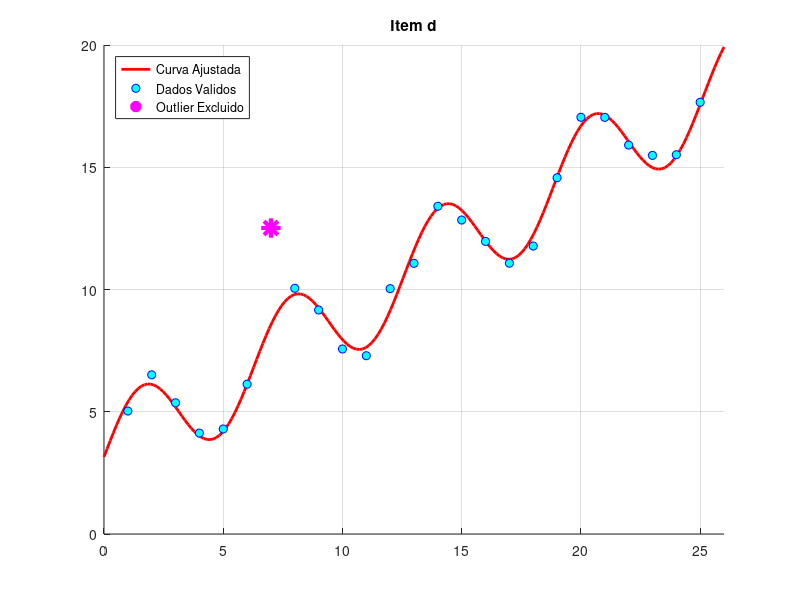

MATLAB code for this plot:
% ==================================================
% SCRIPT DEFINITIVO DO ITEM D (CORRIGIDO)
% Copia e Cola Tudo isso de uma vez no Octave
% ==================================================

% --- 1. DADOS ORIGINAIS E LIMPEZA (Repetindo para garantir contexto) ---
t_orig = linspace(1,25,25);
y_orig = [5.0291 6.5099 5.3666 4.1272 4.2948 6.1261 12.5140 10.0502 9.1614 7.5677 7.2920 10.0357 11.0708 13.4045 12.8415 11.9666 11.0765 11.7774 14.5701 17.0440 17.0398 15.9069 15.4850 15.5112 17.6572];

% Criando cópias para limpar
t_clean = t_orig;
y_clean = y_orig;

% Removendo o 7º elemento (t=7, outlier)
t_clean(7) = [];
y_clean(7) = [];

% --- 2. COEFICIENTES CALCULADOS NO ITEM C ---
beta_1 = 3.1536;
beta_2 = 0.5869;
beta_3 = 1.9733;

% --- 3. CRIANDO A CURVA SUAVE (200 PONTOS) ---
xx = linspace(0, 26, 200);
yy = beta_1 + (beta_2 * xx) + (beta_3 * sin(xx));

% --- 4. VISUALIZAÇÃO (AQUI ESTÁ A CORREÇÃO) ---
figure;
hold on; % Trava a figura para sobrepor
grid on; % Liga a grade

% Camada 1: A curva ajustada (Linha vermelha contínua)
plot(xx, yy, '-', 'LineWidth', 2, 'Color', 'r');

% Camada 2: Os dados bons/limpos (Bolinhas ciano com borda azul)
plot(t_clean, y_clean, 'o', 'MarkerSize', 6, 'MarkerEdgeColor', 'b', 'MarkerFaceColor', 'c');

% Camada 3: O OUTLIER NO t=7 (Estrelinha Magenta GIGANTE e GROSSA)
% Mudei a cor para 'm' (magenta), aumentei tamanho e espessura
plot(7, 12.5140, '*', 'MarkerSize', 14, 'LineWidth', 3, 'Color', 'm');

% --- 5. FORÇANDO OS EIXOS PARA GARANTIR VISUALIZAÇÃO ---
% axis([xmin xmax ymin ymax])
% x de 0 a 26, y de 0 a 20 (garantindo que y=12.5 apareça bem)
axis([0 26 0 20]);

% Acabamento
title('Item d');
legend('Curva Ajustada', 'Dados Validos', 'Outlier Excluido', 'Location', 'northwest');

hold off;
